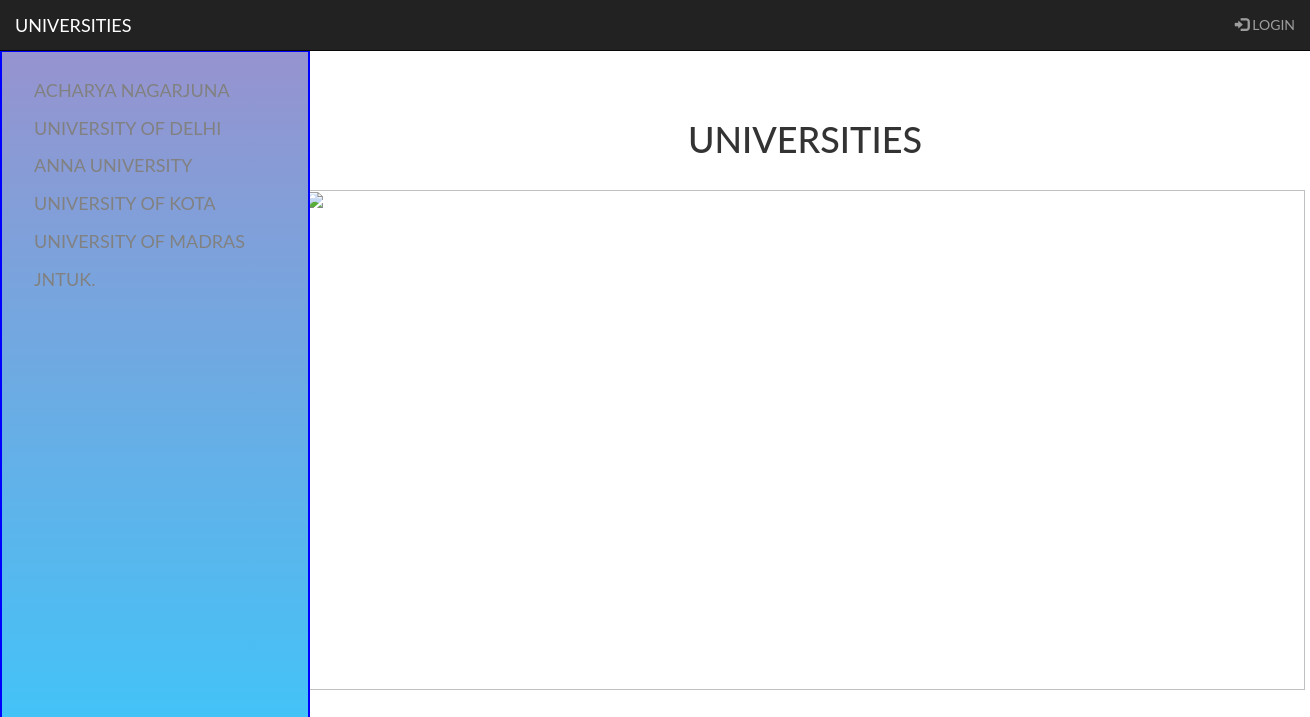
The page /home on the database its author committed.
### Data_Setup.py (models this page shows, shortened)
class UniversityName(Base):
    __tablename__ = 'universityname'
    id = Column(Integer, primary_key=True)
    name = Column(String(250), nullable=False)
    user_id = Column(Integer, ForeignKey('user.id'))
    user = relationship(User, backref="universityname")

### main.py (the view)
@app.route('/')
@app.route('/home')
def home():
    ish_zab = session.query(UniversityName).all()
    return render_template('myhome.html', ish_zab=ish_zab)

### templates/myhome.html (shortened to what this page needs)
{% include 'nav.html' %}
<div class="main">
{% block content %}
<div class="text-center">
	<h1>UNIVERSITIES</h1>
		<img style="width: 1000px; height: 500px; margin: 0; padding: 0; margin-top: 20px" src="https://blogs.lse.ac.uk/europpblog/files/2017/05/Corpus-Christi-Oxford.jpg">
	</div>
{% endblock content %}
</div>

### templates/nav.html (shortened to what this page needs)
<!DOCTYPE html>
<html lang="en">
<head>
  <link rel="stylesheet" href="https://maxcdn.bootstrapcdn.com/bootstrap/3.3.7/css/bootstrap.min.css">
</head>
<body>
<nav class="navbar navbar-inverse  navbar-fixed-top">
  <div class="container-fluid">
    <div class="navbar-header">
      <a class="navbar-brand" href="{{ url_for('home') }}">UNIVERSITIES</a>
    </div>
    <ul class="nav navbar-nav navbar-right">
      {% if 'username' in session %}
            <li><button class="btn btn-warning mr-sm-2" style="margin-top: 5px;"><a href="{{ url_for('addUniversity')}}">ADD UNIVERSITY</a></button></li>
            <li style="margin: 10px;"><p class="text-primary mr-sm-2">{{ session.username }}</p></li>
            <li><a href="{{ url_for('logout')}}"><span class="glyphicon glyphicon-log-in"></span> LOGOUT</a></li>
      {% else %}
            <li><a href="{{ url_for('showLogin')}}"><span class="glyphicon glyphicon-log-in"></span> LOGIN</a></li>
      {% endif %}
    </ul>
  </div>
</nav>
<div class="sidenav">
  <table>
      {% for ish in ish_zab %}
      <tr>
          <td><a href="{{ url_for('showColleges',ishid=ish.id)}}">{{ish.name}}</a></td>
        </tr>
      {% endfor %}
  </table>
</div>
</body>
</html>

### templates/nav.html (style rules this page uses)
body { font-family: "Lato", sans-serif; }
.sidenav { height: 100%; width: 310px; position: fixed; z-index: 1; top: 50px; left: 0; background: linear-gradient(to top, #33ccff 0%, #9693CF 100%); overflow-x: hidden; padding-top: 20px; border:2px solid blue; }
.sidenav a { padding: 6px 6px 6px 32px; text-decoration: none; font-size: 18px; color: #818181; display: block; }
.main { margin-left: 300px; }

### rows shown on the page
UniversityName: name "ACHARYA NAGARJUNA"
UniversityName: name "UNIVERSITY OF DELHI"
UniversityName: name "ANNA UNIVERSITY"
UniversityName: name "UNIVERSITY OF KOTA"
UniversityName: name "UNIVERSITY OF MADRAS"
UniversityName: name "JNTUK."
